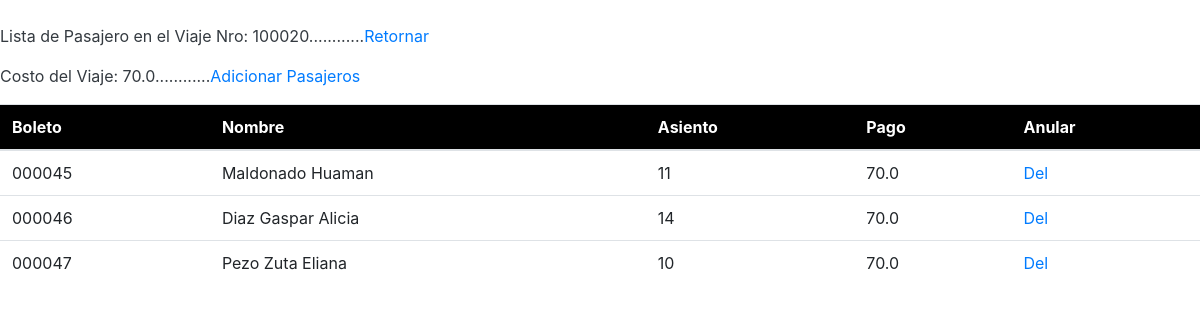
The app's page /SistemaViajes/pagPasajero.php?nro=100020&costo=70.0 with its own data.
### tables this page shows
CREATE TABLE pasajeros (
	BOLNRO char (6) NOT NULL primary key ,
	VIANRO char(6) NULL ,
	Nom_pas varchar (30) NULL ,
	Nro_asi numeric (2, 0) NULL,
        tipo   char(1) null,
        pago   numeric(8,1) null 
);

### SistemaViajes/Negocio.php (called while the page is built, shortened)
<?php
include_once './Conexion.php';
class Negocio {
    function listaPasajeros($nroViaje){
        $obj = new Conexion();
        $sql = "select bolnro, nom_pas, nro_asi, pago from pasajeros where vianro='$nroViaje'";
        $res = mysqli_query($obj->conecta(), $sql) or die(mysqli_error($obj->desconecta()));
        $vec = Array();
        while($f = mysqli_fetch_array($res)){
            $vec[] = $f;
        }
        return $vec;
    }
}

### SistemaViajes/Conexion.php (called while the page is built, shortened)
<?php
class Conexion {
    private $cn = null;
    function conecta(){
        if($this->cn==null){
            $this->cn = mysqli_connect("localhost","root","","bdviajes");
        }
        return $this->cn;
    }
}

### SistemaViajes/pagPasajero.php (the view, shortened to what this page needs)
<html>
    <head>
        <link href="css/adminlte.min.css" rel="stylesheet" type="text/css"/>
    </head>
    <body>
        <?php
        include_once './Negocio.php';
        $obj = new Negocio();
        $nroViaje = $_REQUEST["nro"];
        $cost = $_REQUEST["costo"];
        $lista = $obj->listaPasajeros($nroViaje);
        ?>
        <br>
        <p class="text-gray-dark">Lista de Pasajero en el Viaje Nro: <?=$nroViaje?>............<a href="javascript:history.go(-1)">Retornar</a></p>
        <p class="text-gray-dark">Costo del Viaje: <?=$cost?>............<a href="pagAdicion.php?nro=<?=$nroViaje?>&costo=<?=$cost?>">Adicionar Pasajeros</a></p>
    <center>
        <table class = "table table-hover">
            <thead>
            <tr class="text-white bg-black"><th>Boleto<th>Nombre<th>Asiento<th>Pago<th>Anular
            </thead>
            <?php
                foreach($lista as $fila){
                    echo "<tr><td>$fila[0]<td>$fila[1]<td>$fila[2]<td>$fila[3]";
            ?>
            <td><a href="pagAnula.php?bolnro=<?=$fila[0]?>">Del</a>
            <?php
                }
            ?>
        </table>
    </center>
    </body>
</html>

### records on screen
pasajeros: BOLNRO "000045", Nom_pas "Maldonado Huaman", Nro_asi "11", pago "70.0"
pasajeros: BOLNRO "000046", Nom_pas "Diaz Gaspar Alicia", Nro_asi "14", pago "70.0"
pasajeros: BOLNRO "000047", Nom_pas "Pezo Zuta Eliana", Nro_asi "10", pago "70.0"

### other values on screen
$nroViaje "100020"
$cost "70.0"
